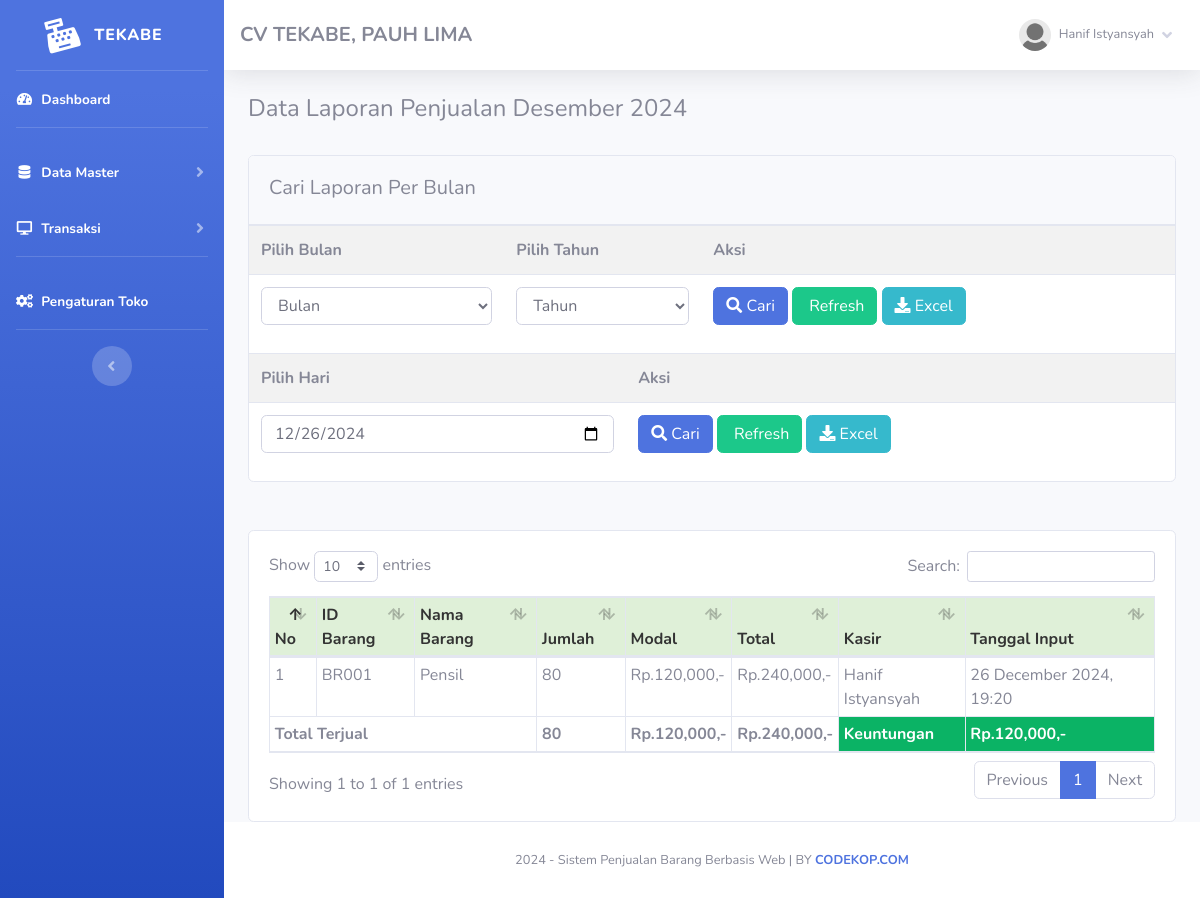
The app's page /index.php?page=laporan (signed in) with its own data.
### tables this page shows
CREATE TABLE `toko` (
  `id_toko` int(11) NOT NULL,
  `nama_toko` varchar(255) NOT NULL,
  `alamat_toko` text NOT NULL,
  `tlp` varchar(255) NOT NULL,
  `nama_pemilik` varchar(255) NOT NULL
);

CREATE TABLE `member` (
  `id_member` int(11) NOT NULL,
  `nm_member` varchar(255) NOT NULL,
  `alamat_member` text NOT NULL,
  `telepon` varchar(255) NOT NULL,
  `email` varchar(255) NOT NULL,
  `gambar` text NOT NULL,
  `NIK` text NOT NULL
);

CREATE TABLE `nota` (
  `id_nota` int(11) NOT NULL,
  `id_barang` varchar(255) NOT NULL,
  `id_member` int(11) NOT NULL,
  `jumlah` varchar(255) NOT NULL,
  `total` varchar(255) NOT NULL,
  `tanggal_input` varchar(255) NOT NULL,
  `periode` varchar(255) DEFAULT NULL
);

CREATE TABLE `barang` (
  `id` int(11) NOT NULL,
  `id_barang` varchar(255) NOT NULL,
  `id_kategori` int(11) NOT NULL,
  `nama_barang` text NOT NULL,
  `merk` varchar(255) NOT NULL,
  `harga_beli` varchar(255) NOT NULL,
  `harga_jual` varchar(255) NOT NULL,
  `satuan_barang` varchar(255) NOT NULL,
  `stok` text NOT NULL,
  `tgl_input` varchar(255) NOT NULL,
  `tgl_update` varchar(255) DEFAULT NULL
);

### admin/module/laporan/index.php (the view, shortened to what this page needs)
 <?php
	$bulan_tes =array(
		'01'=>"Januari",
		'02'=>"Februari",
		'03'=>"Maret",
		'04'=>"April",
		'05'=>"Mei",
		'06'=>"Juni",
		'07'=>"Juli",
		'08'=>"Agustus",
		'09'=>"September",
		'10'=>"Oktober",
		'11'=>"November",
		'12'=>"Desember"
	);
?>
<div class="row">
	<div class="col-md-12">
		<h4>
			<?php if(!empty($_GET['cari'])){ ?>
			Data Laporan Penjualan <?= $bulan_tes[$_POST['bln']];?> <?= $_POST['thn'];?>
			<?php }elseif(!empty($_GET['hari'])){?>
			Data Laporan Penjualan <?= $_POST['hari'];?>
			<?php }else{?>
			Data Laporan Penjualan <?= $bulan_tes[date('m')];?> <?= date('Y');?>
			<?php }?>
		</h4>
		<br />
		<div class="card">
			<div class="card-header">
				<h5 class="card-title mt-2">Cari Laporan Per Bulan</h5>
			</div>
			<div class="card-body p-0">
				<form method="post" action="index.php?page=laporan&cari=ok">
					<table class="table table-striped">
						<tr>
							<th>
								Pilih Bulan
							</th>
							<th>
								Pilih Tahun
							</th>
							<th>
								Aksi
							</th>
						</tr>
						<tr>
							<td>
								<select name="bln" class="form-control">
									<option selected="selected">Bulan</option>
								</select>
							</td>
							<td>
							<?php
								echo "<select name='thn' class='form-control'>";
								echo '
								<option selected="selected">Tahun</option>';
								echo "</select>";
							?>
							</td>
							<td>
								<button class="btn btn-primary">
									<i class="fa fa-search"></i> Cari
								</button>
								<a href="index.php?page=laporan" class="btn btn-success">
									<i class="fa fa-refresh"></i> Refresh</a>
								<?php if(!empty($_GET['cari'])){?>
								<a href="excel.php?cari=yes&bln=<?=$_POST['bln'];?>&thn=<?=$_POST['thn'];?>"
									class="btn btn-info"><i class="fa fa-download"></i>
									Excel</a>
								<?php }else{?>
								<a href="excel.php" class="btn btn-info"><i class="fa fa-download"></i>
									Excel</a>
								<?php }?>
							</td>
						</tr>
					</table>
				</form>
				<form method="post" action="index.php?page=laporan&hari=cek">
					<table class="table table-striped">
						<tr>
							<th>
								Pilih Hari
							</th>
							<th>
								Aksi
							</th>
						</tr>
						<tr>
							<td>
								<input type="date" value="<?= date('Y-m-d');?>" class="form-control" name="hari">
							</td>
							<td>
								<button class="btn btn-primary">
									<i class="fa fa-search"></i> Cari
								</button>
								<a href="index.php?page=laporan" class="btn btn-success">
									<i class="fa fa-refresh"></i> Refresh</a>
								<?php if(!empty($_GET['hari'])){?>
								<a href="excel.php?hari=cek&tgl=<?= $_POST['hari'];?>" class="btn btn-info"><i
										class="fa fa-download"></i>
									Excel</a>
								<?php }else{?>
								<a href="excel.php" class="btn btn-info"><i class="fa fa-download"></i>
									Excel</a>
								<?php }?>
							</td>
						</tr>
					</table>
				</form>
			</div>
		</div>
         <br />
         <br />
		<div class="card">
			<div class="card-body">
				<div class="table-responsive">
					<table class="table table-bordered w-100 table-sm" id="example1">
						<thead>
							<tr style="background:#DFF0D8;color:#333;">
								<th> No</th>
								<th> ID Barang</th>
								<th> Nama Barang</th>
								<th style="width:10%;"> Jumlah</th>
								<th style="width:10%;"> Modal</th>
								<th style="width:10%;"> Total</th>
								<th> Kasir</th>
								<th> Tanggal Input</th>
							</tr>
						</thead>
						<tbody>
							<?php
								$no=1;
								if(!empty($_GET['cari'])){
									$periode = $_POST['bln'].'-'.$_POST['thn'];
									$no=1;
									$jumlah = 0;
									$bayar = 0;
									$hasil = $lihat -> periode_jual($periode);
								}elseif(!empty($_GET['hari'])){
									$hari = $_POST['hari'];
									$no=1;
									$jumlah = 0;
									$bayar = 0;
									$hasil = $lihat -> hari_jual($hari);
								}else{
									$hasil = $lihat -> jual();
								}
							?>
							<?php
								$bayar = 0;
								$jumlah = 0;
								$modal = 0;
								foreach($hasil as $isi){
									$bayar += $isi['total'];
									$modal += $isi['harga_beli']* $isi['jumlah'];
									$jumlah += $isi['jumlah'];
							?>
							<tr>
								<td><?php echo $no;?></td>
								<td><?php echo $isi['id_barang'];?></td>
								<td><?php echo $isi['nama_barang'];?></td>
								<td><?php echo $isi['jumlah'];?> </td>
								<td>Rp.<?php echo number_format($isi['harga_beli']* $isi['jumlah']);?>,-</td>
								<td>Rp.<?php echo number_format($isi['total']);?>,-</td>
								<td><?php echo $isi['nm_member'];?></td>
								<td><?php echo $isi['tanggal_input'];?></td>
							</tr>
							<?php $no++; }?>
						</tbody>
						<tfoot>
							<tr>
								<th colspan="3">Total Terjual</td>
								<th><?php echo $jumlah;?></td>
								<th>Rp.<?php echo number_format($modal);?>,-</th>
								<th>Rp.<?php echo number_format($bayar);?>,-</th>
								<th style="background:#0bb365;color:#fff;">Keuntungan</th>
								<th style="background:#0bb365;color:#fff;">
									Rp.<?php echo number_format($bayar-$modal);?>,-</th>
							</tr>
						</tfoot>
					</table>
				</div>
			</div>
		</div>
     </div>
 </div>

### admin/template/sidebar.php (shortened to what this page needs)
<?php
    $id = $_SESSION['admin']['id_member'];
    $hasil_profil = $lihat -> member_edit($id);
?>
<ul class="navbar-nav bg-gradient-primary sidebar sidebar-dark accordion" id="accordionSidebar">
    <a class="sidebar-brand d-flex align-items-center justify-content-center" href="index.php">
        <div class="sidebar-brand-icon rotate-n-15">
            <i class="fas fa-cash-register"></i>
        </div>
        <div class="sidebar-brand-text mx-3">TEKABE<sup></sup></div>
    </a>
    <hr class="sidebar-divider my-0">
    <li class="nav-item active">
        <a class="nav-link" href="index.php">
            <i class="fas fa-fw fa-tachometer-alt"></i>
            <span>Dashboard</span></a>
    </li>
    <hr class="sidebar-divider">
    <li class="nav-item active">
        <a class="nav-link collapsed" href="#" data-toggle="collapse" data-target="#collapseTwo" aria-expanded="true"
            aria-controls="collapseTwo">
            <i class="fas fa-fw fa-database"></i>
            <span>Data Master</span>
        </a>
    </li>
    <li class="nav-item active">
        <a class="nav-link collapsed" href="#" data-toggle="collapse" data-target="#collapse3" aria-expanded="true"
            aria-controls="collapse3">
            <i class="fas fa-fw fa-desktop"></i>
            <span>Transaksi</span>
        </a>
    </li>
    <hr class="sidebar-divider">
    <li class="nav-item active">
        <a class="nav-link" href="index.php?page=pengaturan">
            <i class="fas fa-fw fa-cogs"></i>
            <span>Pengaturan Toko</span></a>
    </li>
    <hr class="sidebar-divider d-none d-md-block">
    <div class="text-center d-none d-md-inline">
        <button class="rounded-circle border-0" id="sidebarToggle"></button>
    </div>
</ul>
<div id="content-wrapper" class="d-flex flex-column">
    <div id="content">
        <nav class="navbar navbar-expand navbar-light bg-white topbar mb-4 static-top shadow">
            <h5 class="d-lg-block d-none mt-2"><b><?php echo $toko['nama_toko'];?>, <?php echo $toko['alamat_toko'];?></b></h5>
            <ul class="navbar-nav ml-auto">
                <li class="nav-item dropdown no-arrow">
                    <a class="nav-link dropdown-toggle" href="#" id="userDropdown" role="button" data-toggle="dropdown"
                        aria-haspopup="true" aria-expanded="false">
                        <img class="img-profile rounded-circle"
                            src="assets/img/user/<?php echo $hasil_profil['gambar'];?>">
                        <span
                            class="mr-2 d-none d-lg-inline text-gray-600 small ml-2"><?php echo $hasil_profil['nm_member'];?></span>
                        <i class="fas fa-angle-down"></i>
                    </a>
                </li>
            </ul>
        </nav>
        <div class="container-fluid">

### records on screen
toko: nama_toko "CV TEKABE", alamat_toko "PAUH LIMA"
nota: barang.id_barang "BR001", barang.nama_barang "Pensil", jumlah "80", $isi['harga_beli']*$isi['jumlah'] "120,000", total "240,000", id_member.nm_member "Hanif Istyansyah", tanggal_input "26 December 2024, 19:20"

### other values on screen
$hasil_profil['nm_member'] "Hanif Istyansyah"
$jumlah "80"
$modal "120,000"
$bayar "240,000"
$bayar-$modal "120,000"
